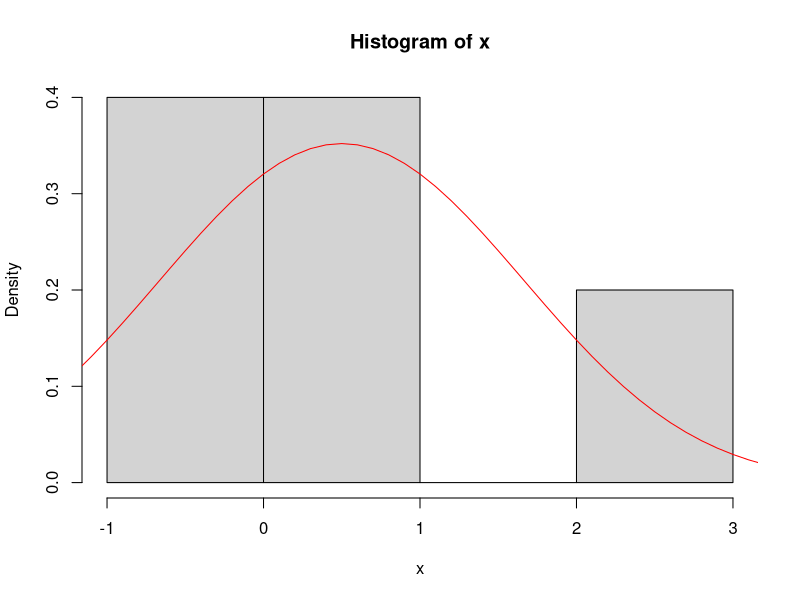

Write the R code that produced this figure.
n = 5
x1 = rnorm(n, 0, 1)
x2 = rnorm(n, 1, 1)
u = runif(n)
k = as.integer(u >= 0.5)
x = x1 * k + x2 * (1-k)
x

mean(x)

s = seq(-6, 6, 0.1)
f = 0.5 * dnorm(s, 0, 1) + 0.5 * dnorm(s, 1, 1) 

hist(x, prob=TRUE)
lines(s, f, col="red")